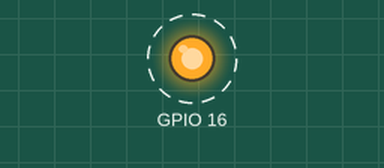
The program below on a simulated Raspberry Pi (BCM pin numbers). On the bench: output pins drawn as LEDs (lit = HIGH). Dashed ring = blinking.

Above: at 0.5 s.
Timing chart, 0 to 4.6 s (numbered marks = the images above):
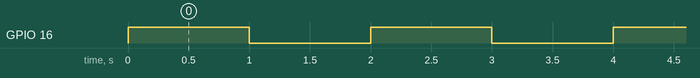

Measured:
- by itself, GPIO 16: alternates HIGH for 1.0 s and LOW for 1.0 s

The program:

1_LED_test.py
```python
import RPi.GPIO as GPIO #외부포트를 설정
import time # 시간함수(지연시간을 설정할 때 사용하는 함수)

GPIO .setmode(GPIO.BCM)# BCM타입을 사용한다고 지정
GPIO .setup(16, GPIO.OUT)# OUTPUT MODE


try:
      while True:
            GPIO.output(16, True) # LED turn on
            time.sleep(1) #delay 1 second

            GPIO.output(16, False)# LED turn on
            time.sleep(1)# delay 1 second
except KeyboardInterrupt:
      GPIO.cleanup()#GPIO port close
```
